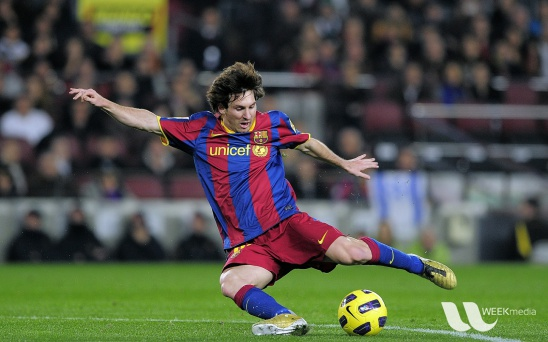
#> input picture garbage/messi.jpg, 548 x 342 px; its folder holds only this picture in this run
$ python -i teste.py   (imports and definitions only)
#> lines starting #> are read from the running program, lines starting #| are printed output that depends on the picture
from tkinter import *
from PIL import Image
from PIL import ImageTk
import tkinter.filedialog as tkFileDialog
import cv2

#Converte a imagem para o padrao aceito pelo tkinter
#Param: imagem RGB
#Return: imagem para o padrao tkinter
def convertToTk(image):
    convertedImage = Image.fromarray(image)
    convertedImage = ImageTk.PhotoImage(convertedImage)
    return convertedImage


def select_image():
    global panelA, panelB
    path = tkFileDialog.askopenfilename()
#> the answer given: messi.jpg

    if(len(path)) > 0:

        image = cv2.imread(path)
#> image is the input picture: shape (342, 548, 3); mean B, G, R 72.4, 86, 82.2
        gray = cv2.cvtColor(image, cv2.COLOR_BGR2GRAY)
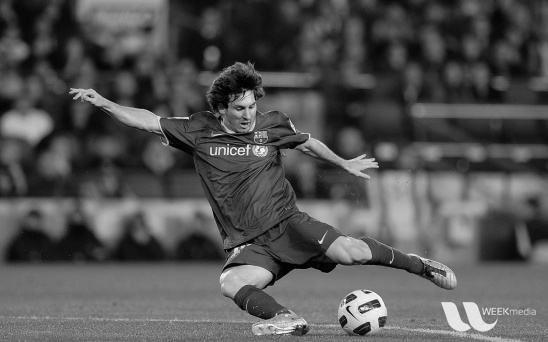
#> gray: shape (342, 548); min 0, max 251, mean 83.3
        edged = cv2.Canny(gray, 50, 100)
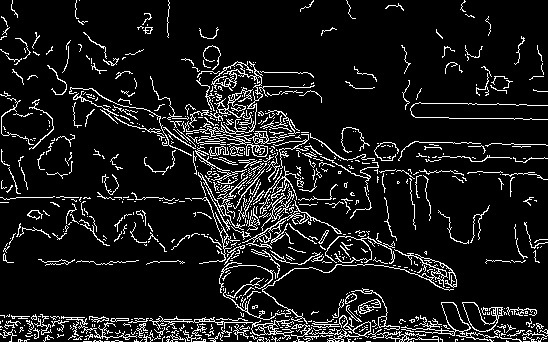
#> edged: shape (342, 548); 10% white in thin lines or dots

        image = cv2.cvtColor(image, cv2.COLOR_BGR2RGB)

        ##edged = Image.fromarray(edged)

        ##edged = ImageTk.PhotoImage(edged)

        image = convertToTk(image)
        edged = convertToTk(edged)
        if panelA is None or panelB is None:
            panelA = Label(image = image)
            panelA.image = image
            panelA.pack(side="left", padx=10,pady=10)

            panelB = Label(image = edged)
            panelB.image = edged
            panelB.pack(side="right", padx=10, pady=10)

        else:

            panelA.configure(image=image)
            panelB.configure(image=edged)
            panelA.image = image
            panelB.image = edged

# [1 line not run here, left out]
panelA = None
panelB = None


# [1 line that did not run here, left out]
# [4 lines not run here, left out]

>>> result = select_image()
